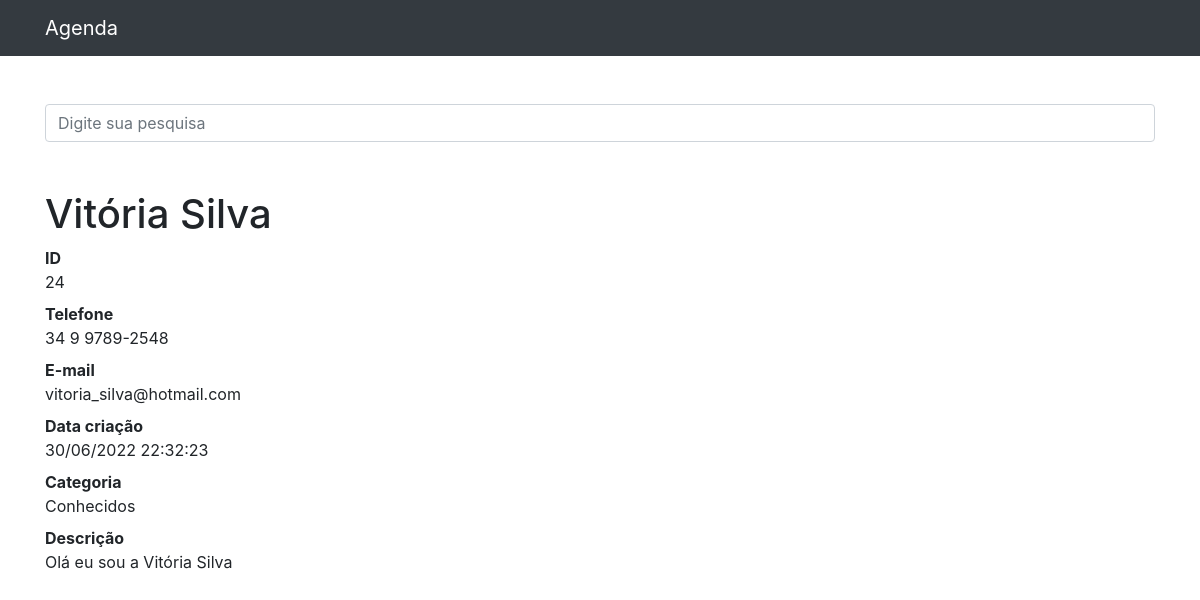
Screenshot of /24 with the database file from the repository.
### contatos/models.py (models this page shows, shortened)
class Contato(models.Model):
    nome = models.CharField(max_length=150)
    sobrenome = models.CharField(max_length=255, blank=True)
    telefone = models.CharField(max_length=255)
    email = models.CharField(max_length=255, blank=True)
    data_criacao = models.DateTimeField(default=timezone.now)
    descricao = models.TextField(blank=True)
    categoria = models.ForeignKey(Categoria, on_delete=models.DO_NOTHING)
    mostrar = models.BooleanField(default=True)
    foto = models.ImageField(blank=True, upload_to='fotos/%Y/%m/')

class Categoria(models.Model):
    nome = models.CharField(max_length=255)
    def __str__(self):
        return self.nome

### contatos/views.py (the view)
# urls.py: path('<int:contato_id>', views.ver_contato, name='ver_contato'),
def ver_contato(request, contato_id):
        contato = get_object_or_404(Contato, id=contato_id)
        if not contato.mostrar:
            raise Http404
        return render(request, 'contatos/ver_contato.html', {
            'contato': contato
        })

### contatos/templates/contatos/ver_contato.html (shortened to what this page needs)
{% extends 'base.html'%}
{%block conteudo%}
    <h1 class="mt-5">{{ contato.nome }} {{ contato.sobrenome }}</h1>
    <dl>
      <dt>ID</dt>
      <dd>{{ contato.id }}</dd>
      <dt>Telefone</dt>
      <dd>{{ contato.telefone }}</dd>
      <dt>E-mail</dt>
      <dd>{{ contato.email }}</dd>
      <dt>Data criação</dt>
      <dd>{{ contato.data_criacao|date:'d/m/Y H:i:s' }}</dd>
      <dt>Categoria</dt>
      <dd>{{ contato.categoria }}</dd>
      <dt>Descrição</dt>
      <dd>{{ contato.descricao }}</dd>
    </dl>
{%endblock%}

### rows the page displays
Contato: nome "Vitória", sobrenome "Silva", id "24", telefone "34 9 9789-2548", email "vitoria_silva@hotmail.com", data_criacao "30/06/2022 22:32:23", categoria "Conhecidos", descricao "Olá eu sou a Vitória Silva"
